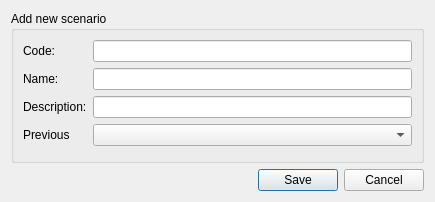
<?xml version="1.0" encoding="UTF-8"?>
<ui version="4.0">
 <class>Dialog</class>
 <widget class="QDialog" name="Dialog">
  <property name="geometry">
   <rect>
    <x>0</x>
    <y>0</y>
    <width>435</width>
    <height>202</height>
   </rect>
  </property>
  <property name="windowTitle">
   <string>Add new scenario</string>
  </property>
  <layout class="QGridLayout" name="gridLayout">
   <item row="0" column="0">
    <layout class="QVBoxLayout" name="verticalLayout_2">
     <item>
      <layout class="QHBoxLayout" name="horizontalLayout_3">
       <item>
        <widget class="QGroupBox" name="project">
         <property name="sizePolicy">
          <sizepolicy hsizetype="Expanding" vsizetype="Preferred">
           <horstretch>0</horstretch>
           <verstretch>0</verstretch>
          </sizepolicy>
         </property>
         <property name="title">
          <string>Add new scenario</string>
         </property>
         <layout class="QFormLayout" name="formLayout_2">
          <item row="0" column="0" colspan="2">
           <layout class="QFormLayout" name="formLayout">
            <item row="0" column="0">
             <widget class="QLabel" name="label">
              <property name="text">
               <string>Code:</string>
              </property>
             </widget>
            </item>
            <item row="0" column="1">
             <widget class="QLineEdit" name="code">
              <property name="maxLength">
               <number>12</number>
              </property>
             </widget>
            </item>
            <item row="1" column="0">
             <widget class="QLabel" name="label_2">
              <property name="text">
               <string>Name:</string>
              </property>
             </widget>
            </item>
            <item row="1" column="1">
             <widget class="QLineEdit" name="name">
              <property name="maxLength">
               <number>32</number>
              </property>
             </widget>
            </item>
            <item row="2" column="0">
             <widget class="QLabel" name="label_3">
              <property name="text">
               <string>Description:</string>
              </property>
             </widget>
            </item>
            <item row="2" column="1">
             <widget class="QLineEdit" name="description">
              <property name="maxLength">
               <number>100</number>
              </property>
             </widget>
            </item>
            <item row="3" column="0">
             <widget class="QLabel" name="label_4">
              <property name="text">
               <string>Previous</string>
              </property>
             </widget>
            </item>
            <item row="3" column="1">
             <widget class="QComboBox" name="cb_previous"/>
            </item>
           </layout>
          </item>
         </layout>
        </widget>
       </item>
      </layout>
     </item>
     <item>
      <widget class="QDialogButtonBox" name="buttonBox">
       <property name="orientation">
        <enum>Qt::Horizontal</enum>
       </property>
       <property name="standardButtons">
        <set>QDialogButtonBox::Cancel|QDialogButtonBox::Save</set>
       </property>
      </widget>
     </item>
    </layout>
   </item>
  </layout>
 </widget>
 <tabstops>
  <tabstop>code</tabstop>
  <tabstop>name</tabstop>
  <tabstop>description</tabstop>
  <tabstop>cb_previous</tabstop>
  <tabstop>buttonBox</tabstop>
 </tabstops>
 <resources/>
 <connections>
  <connection>
   <sender>buttonBox</sender>
   <signal>rejected()</signal>
   <receiver>Dialog</receiver>
   <slot>reject()</slot>
   <hints>
    <hint type="sourcelabel">
     <x>317</x>
     <y>496</y>
    </hint>
    <hint type="destinationlabel">
     <x>286</x>
     <y>274</y>
    </hint>
   </hints>
  </connection>
 </connections>
</ui>
